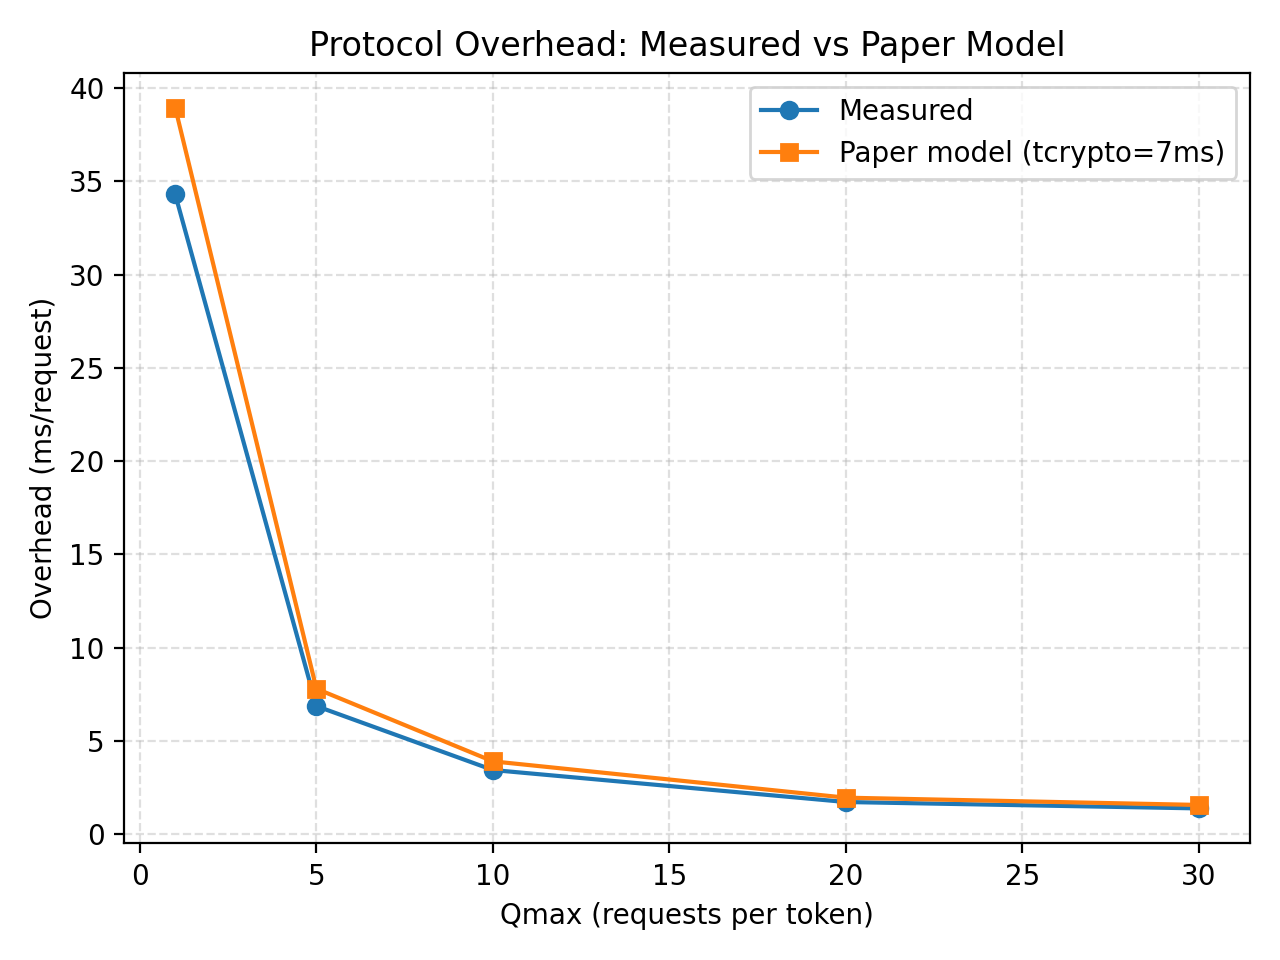

The script that saved this image:
import csv
from math import ceil
from pathlib import Path

import matplotlib.pyplot as plt


def read_measured(path):
    rows = []
    with path.open() as handle:
        reader = csv.DictReader(handle)
        for row in reader:
            rows.append(
                {
                    "qmax": int(row["qmax"]),
                    "rtt_ms": float(row["rtt_ms"]),
                    "tcrypto_ms": float(row["tcrypto_ms"]),
                    "m_requests": int(row["m_requests"]),
                    "amortized_ms_per_request": float(
                        row["amortized_ms_per_request"]
                    ),
                }
            )
    return rows


def compute_model(qmax_values, rtt_ms, tcrypto_ms, m_requests):
    rows = []
    for qmax in qmax_values:
        cproto = (rtt_ms + tcrypto_ms) * ceil(m_requests / qmax)
        amortized = cproto / m_requests
        rows.append(
            {
                "qmax": qmax,
                "rtt_ms": round(rtt_ms, 3),
                "tcrypto_ms": round(tcrypto_ms, 4),
                "m_requests": m_requests,
                "amortized_ms_per_request": round(amortized, 4),
            }
        )
    return rows


def write_csv(path, measured_rows, model_rows):
    fieldnames = [
        "source",
        "qmax",
        "rtt_ms",
        "tcrypto_ms",
        "m_requests",
        "amortized_ms_per_request",
    ]
    with path.open("w", newline="") as handle:
        writer = csv.DictWriter(handle, fieldnames=fieldnames)
        writer.writeheader()
        for row in measured_rows:
            row_out = {**row, "source": "measured"}
            writer.writerow(row_out)
        for row in model_rows:
            row_out = {**row, "source": "paper_model"}
            writer.writerow(row_out)


def write_plot(path, measured_rows, model_rows):
    measured_rows = sorted(measured_rows, key=lambda r: r["qmax"])
    model_rows = sorted(model_rows, key=lambda r: r["qmax"])

    qmax_values = [row["qmax"] for row in measured_rows]
    measured = [row["amortized_ms_per_request"] for row in measured_rows]
    model = [row["amortized_ms_per_request"] for row in model_rows]

    plt.plot(qmax_values, measured, marker="o", label="Measured")
    plt.plot(qmax_values, model, marker="s", label="Paper model (tcrypto=7ms)")
    plt.title("Protocol Overhead: Measured vs Paper Model")
    plt.xlabel("Qmax (requests per token)")
    plt.ylabel("Overhead (ms/request)")
    plt.grid(True, linestyle="--", alpha=0.4)
    plt.legend()
    plt.tight_layout()
    plt.savefig(path, dpi=200)
    plt.close()


def main():
    output_dir = Path(__file__).parent
    measured_path = output_dir / "measured_protocol_overhead.csv"
    if not measured_path.exists():
        raise FileNotFoundError(f"Missing measured CSV: {measured_path}")

    measured_rows = read_measured(measured_path)
    qmax_values = sorted({row["qmax"] for row in measured_rows})
    rtt_ms = measured_rows[0]["rtt_ms"]
    m_requests = measured_rows[0]["m_requests"]

    # Paper model uses tcrypto=7ms; compare using measured RTT.
    model_rows = compute_model(qmax_values, rtt_ms, 7.0, m_requests)

    csv_path = output_dir / "comparison_protocol_overhead.csv"
    plot_path = output_dir / "comparison_protocol_overhead.png"

    write_csv(csv_path, measured_rows, model_rows)
    write_plot(plot_path, measured_rows, model_rows)

    print(f"Wrote {csv_path}")
    print(f"Wrote {plot_path}")


if __name__ == "__main__":
    main()
